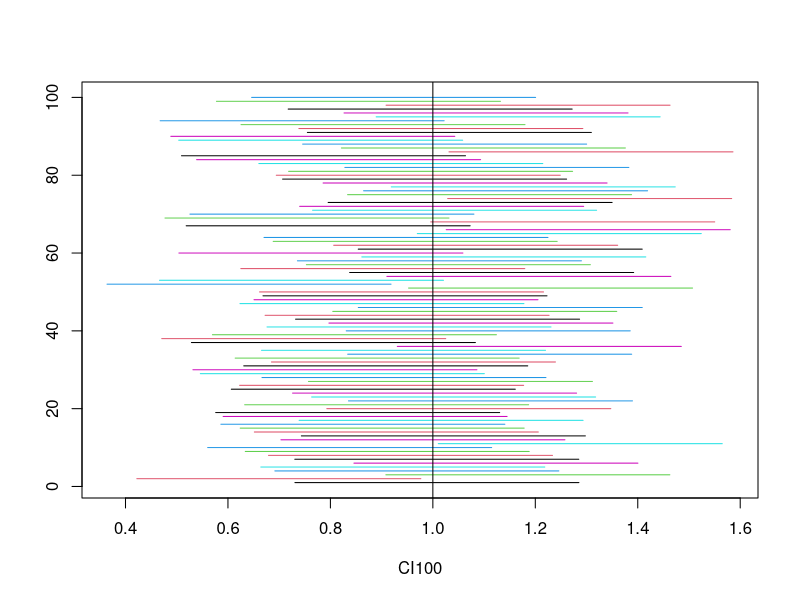
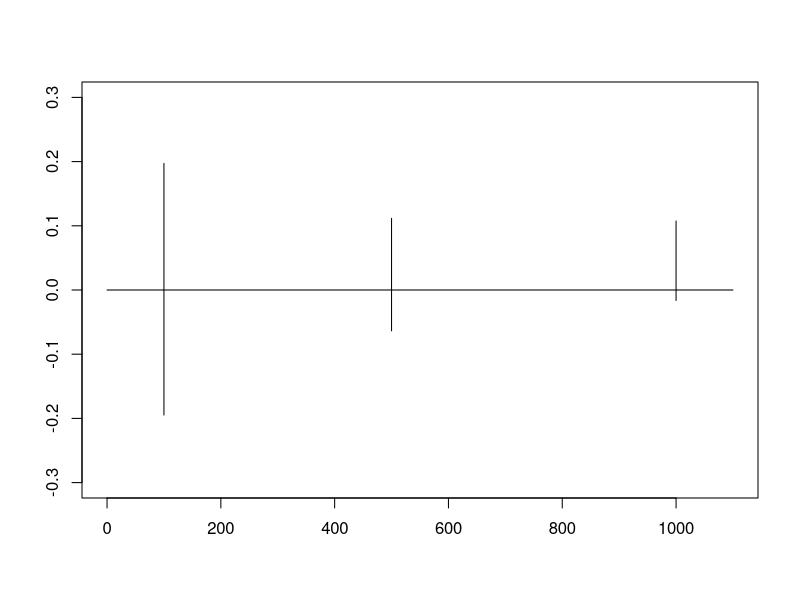
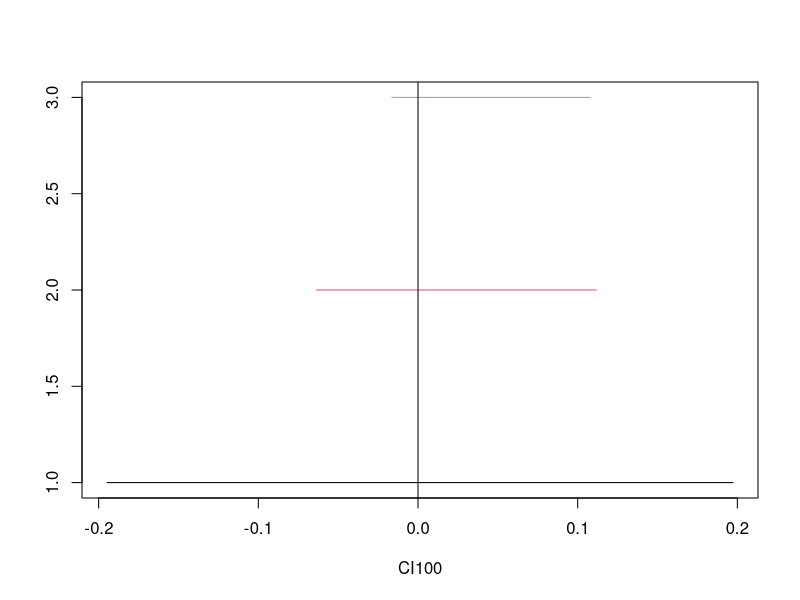

Generate these figures, in order, with R: (Note: this script raises an error after producing the figures.)
#----------------------------------------------------------------------
#                         TP4
#----------------------------------------------------------------------

#----------------------------------------------------------------------
# Exercice 1
#----------------------------------------------------------------------
#----------------------- question 1 -----------------------------------
mu<-1; sig<-1; n<-50                # parametres
X<-rnorm(n,mu,sig)                  # echantillon simule
xbar<-mean(X)                       # moyenne empirique
#----------------------- question 2 -----------------------------------
alpha<-0.05       
#----------------------- question 3 -----------------------------------
u<-qnorm(1-alpha/2)                 # quantile d'ordre 1-alpha/1 de la loi normale
t<-qt(1-alpha/2,n-1)                # quantile d'ordre 1-alpha/1 de la loi de Student à n-1 dl
borneInf<-xbar-u*sig/sqrt(n)        # borne inferieure de l'IC si sig connu
borneInfsigI<-xbar-t*sd(X)/sqrt(n)        # borne inferieure de l'IC si sig est inconnu
borneSup<-xbar+u*sig/sqrt(n)        # borne superieure de l'IC si sig connu  
borneSupsigI<-xbar+t*sd(X)/sqrt(n)        # borne inferieure de l'IC si sig est inconnu
c(borneInf, borneSup); borneSup-borneInf              #IC si sigma connu et amplitude
c(borneInfsigI, borneSupsigI);  borneSupsigI-borneInfsigI      #IC si sigma inconnu et amplitude
#----------------------- question 4 -----------------------------------
alpha<-0.10
u<-qnorm(1-alpha/2)
borneInf<-xbar-u*sig/sqrt(n)
borneSup<-xbar+u*sig/sqrt(n)
c(borneInf, borneSup); borneSup-borneInf  
alpha<-0.01
u<-qnorm(1-alpha/2)
borneInf<-xbar-u*sig/sqrt(n)
borneSup<-xbar+u*sig/sqrt(n)
c(borneInf, borneSup); borneSup-borneInf  
#----------------------- question 5a -----------------------------------
N<-100
X100<-matrix(rnorm(N*n,mu,sig), N,n)   # N echantillons de taille n
#----------------------- question 5b -----------------------------------
x100bar<-rowMeans(X100)
#----------------------- question 5c -----------------------------------
alpha<-0.05       
u<-qnorm(1-alpha/2)                    # quantile d'ordre 1-alpha/1
borneInf<-x100bar-u*sig/sqrt(n)        # borne inferieure de l'IC
borneSup<-x100bar+u*sig/sqrt(n)        # borne superieure de l'IC
#----------------------- question 5d -----------------------------------
CI100<-rbind(borneInf, borneSup)       # 100  intervalles de confiance
matplot(CI100, rbind(1:100, 1:100), type='l', lty=1, ylab="") #graphique des IC
abline(v=mu)                           # vraie valeur
#----------------------- question 5e -----------------------------------
which(mu>borneSup)                     # indices pour lesquels mu depasse borneSup
length(which(mu>borneSup))             # nombre de ces indices
#----------------------- question 5f -----------------------------------
length(which(mu<borneInf))
#----------------------- question 5g -----------------------------------
sum((borneInf<mu)&(mu<borneSup)) #nbre de fois ou mu est ds l'IC calculé
mean((borneInf<mu)&(mu<borneSup)) #freq avec lq  mu est ds l'IC calculé

#----------------------- question 6a -----------------------------------
mu<-0
x<-rnorm(1000,mu,1)
#----------------------- question 6b -----------------------------------
n<-100
x100<-x[1:n]                           # extraction des 100 premieres valeurs
xbar<-mean(x100)                       # moyenne empirique
alpha<-0.05       
u<-qnorm(1-alpha/2)                    # quantile d'ordre 1-alpha/1
borneInf<-xbar-u*sig/sqrt(n)           # borne inferieure de l'IC
borneSup<-xbar+u*sig/sqrt(n)           # borne superieure de l'IC
(ci100<-c(borneInf, borneSup))
#----------------------- question 6c -----------------------------------
n<-500
x500<-x[1:n]                           # extraction des 500 premieres valeurs
xbar<-mean(x500)                       # moyenne empirique
alpha<-0.05       
u<-qnorm(1-alpha/2)                    # quantile d'ordre 1-alpha/1
borneInf<-xbar-u*sig/sqrt(n)           # borne inferieure de l'IC
borneSup<-xbar+u*sig/sqrt(n)           # borne superieure de l'IC
(ci500<-c(borneInf, borneSup))
#----------------------- question 6d -----------------------------------
n<-1000
x1000<-x[1:n]                          # extraction des 1000 premieres valeurs
xbar<-mean(x1000)                      # moyenne empirique
alpha<-0.05       
u<-qnorm(1-alpha/2)                    # quantile d'ordre 1-alpha/1
borneInf<-xbar-u*sig/sqrt(n)           # borne inferieure de l'IC
borneSup<-xbar+u*sig/sqrt(n)           # borne superieure de l'IC
(ci1000<-c(borneInf, borneSup))
#----------------------- question 6e -----------------------------------
plot(c(0,1100), c(0,0), type="l", ylim=c(-0.3, +0.3), xlab="", ylab="")
lines(c(100,100), ci100)
lines(c(500,500), ci500)
lines(c(1000,1000), ci1000)

#ou en imitant le graphique de la question 5d)

CI100<-cbind(ci100,ci500,ci1000)        # 3 intervalles de confiance
matplot(CI100, rbind(1:3, 1:3), type='l', lty=1, ylab="") #graphique des IC
abline(v=mu)   
#----------------------------------------------------------------------
# Exercice 2
#---------------------------------------------------------------------- 
#----------------------- question 1 -----------------------------------
FE <- read.table(file="ferretti.csv",header=TRUE,sep=";")
H <- FE[,1]                                  
#----------------------- question 2 -----------------------------------
t.test(H)$conf.int                      # intervalle de confiance de la moyenne
t.test(H,conf.level=0.9)$conf.int       # niveau de confiance de 0.90%
t.test(H,conf.level=0.99)$conf.int      # niveau de confiance de 0.99%
#----------------------- question 3 -----------------------------------
alpha<-0.05
n<- length(H)
t<-qt(1-alpha/2,n-1)                # quantile d'ordre 1-alpha/1
mh<-mean(H)
sh<-sd(H)
borneInf<-mh-t*sh/sqrt(n)           # borne inferieure de l'IC
borneSup<-mh+t*sh/sqrt(n)           # borne superieure de l'IC
c(borneInf, borneSup)
#------------------- question 4----------------
names(FE) #diameter est la colonne 2 du dataframe
D <- FE[,2]
summary(D); sd(D)
#----------------------- question 5 -----------------------------------
t.test(D)$conf.int                      # intervalle de confiance de la moyenne au niveau 95%
t.test(D,conf.level=0.9)$conf.int       # niveau de confiance de 0.90%
t.test(D,conf.level=0.99)$conf.int      # niveau de confiance de 0.99%
#----------------question 6-------------
head(FE) #affiche les premieres lignes du dataframe; invasive a les modalite yes ou no
FE[FE$invasive=="yes",2]->D_inv #extrait l'échantillon des diametres pour les tumeurs invasives
FE[FE$invasive=="no",2]->D_noninv #extrait l'échantillon des diametres pour les tumeurs non invasives
t.test(D_inv)$conf.int # intervalle de confiance de la moyenne au niveau 95% chez les invasives
t.test(D_noninv)$conf.int # intervalle de confiance de la moyenne au niveau 95% chez les non invasives
#ils ont une intersection tres petite il y a nettement un effet du type de tumeur sur son diametre  moy
#----------------------------------------------------------------------
# Exercice 3
#----------------------------------------------------------------------

#------------------------question 1------------------------------------
x <- 4998; n <- 5636                      # donnees x : nbre d'oeufs fertiles parmi n
# dans le groupe avec males exposés
#------------------------question 2------------------------------------
# x est la réalisation d'une variable X binômiale (n,p) avec pexpo inconnu
# donnees x : nbre d'oeufs fertiles parmi n
#----------------------- question 3 -----------------------------------

Fexpo <- x/n                              # fréquence observée d'oeufs fertiles dans l'ech
# des males exposés = estimation de pexp 
sig <- sqrt(Fexpo*(1-Fexpo))              # ecart-type estimé 
Fexpo + qnorm(c(0.025,0.975))*sig/sqrt(n1)  # IC de niveau approximatif 95% chez les expo
#----------------------- question 4 -----------------------------------
prop.test(x=x,n=n)$conf.int               # IC exact (qui utilise directement la binômiale)
#----------------------- question 5 -----------------------------------
x1 <- 5834; n1 <- 6221                      # donnees dans le groupe contrôle soit non expos
Fnexpo <- x1/n1                             # fréquence observée d'oeufs fertiles dans le 
# groupe non exposé = estimation de pnexpo
sig <- sqrt(Fnexpo*(1-Fnexpo))              # proportions
Fnexpo + qnorm(c(0.025,0.975))*sig/sqrt(n1) # IC de niveau approximatif 95% 
prop.test(x=x1,n=n1)$conf.int               # IC de niveau exact 95%

#--------------------- question 6 -----------------------------------------------
# Les intervalles obtenus ne s'intersectent pas (qu'ils soient approchés ou exacts)
# Donc on conclut que l'exposition des mâles à la radiation a un effet très significatif
# sur la fertilité de ses oeufs


#----------------------------------------------------------------------
# Exercice 4
#----------------------------------------------------------------------

#------------------------question 1------------------------------------
xbar <- 4.38; n <- 90                     # moy emp et taille de l'ech
sig<-0.08                                 # ecart-type connu
alpha<-0.01
binf<-xbar-sig/sqrt(n)*qnorm(1-alpha/2)
bsup<-xbar+sig/sqrt(n)*qnorm(1-alpha/2)
c(binf,bsup)                              #ic de niveau 1-alpha avec sigma connu

#------------------------question 2------------------------------------
alpha<-0.05
# pour n tel que sig/sqrt(n)*qnorm(1-alpha/2) = 0.01
n_min<-(sig*qnorm(1-alpha/2)*10^2)^2;n_min #il faudrait au moins n=425 pour garantir la précis demandée

#----------------------- question 3 -----------------------------------
# on cherche alpha pour lequel sig/sqrt(n)*qnorm(1-alpha/2)=0.01
(1-pnorm(0.01/sig*sqrt(n)))*2->alpha
1-alpha #niveau de confiance de l'intervalle precis à + ou -0.01 
